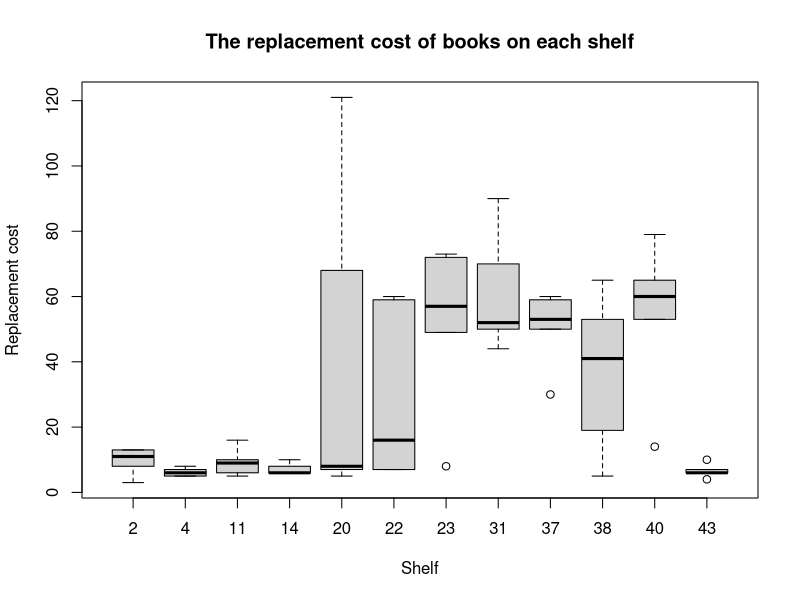

Write R code to recreate this figure. (Note: this script raises an error after producing the figure.)
## Two-stage cluster sampling

data <- read.csv('books.csv',header=TRUE,sep=",")

## a. Draw the boxplot for the replacement costs of books on each shelf
boxplot(data$replace~data$shelf,
        main = "The replacement cost of books on each shelf",
        xlab = "Shelf",ylab = "Replacement cost")

data <- read.csv('books.csv',header=TRUE,sep=",")
head(data)

  
## b. Estimate the total replacement cost for the library 
N <- 44
n <- length(data$shelf)/5
n
mi <- 5

df <- data.frame(data)

shelves <- c("2","4","11","14","20","22","23","31","37","38","40","43")
mshelf <- vector(mode="numeric",length = 0) #average cost per shelf yi
bshelf <- vector(mode="numeric",length = 0) #books number per shelf
cshelf <- vector(mode="numeric",length = 0) #cost per shelf ti

for (i in 1:length(shelves)) {
       shelf <- shelves[i]
       mshelf[shelf] <- mean(data$replace[which(data$shelf==shelf)])
       bshelf[shelf] <- df$Mi[which(df$shelf==shelf)]
       cshelf[shelf] <- mshelf[shelf]*bshelf[shelf]
       }

sumdf <- data.frame(
       "Mean" = mshelf, 
       "TotalCost" = cshelf
       )
sumdf

# Total replacement cost tunb = (N/n)*sum(ti)
tunb <- (N/n)*sum(cshelf)
tunb

# Sample variance of secondary sampling units in primary sampling unit i
si <- c()
for (i in 1:length(shelves)) {
     shelf <- shelves[i]
     m_shelf <- mshelf[shelf]
     
       si_books <- c()  
       for (j in df$replace[which(df$shelf==shelf)]) {
           si_book <- j - m_shelf
           si_books <- c(si_books,si_book^2)
           }
       
         si_shelf <- sum(si_books)/(mi-1)
         si <- c(si,si_shelf)
      }
 
st <- var(cshelf)
st

Vtunb <- N^2*((1-n/N)*(st/n))+(N/n)*sum(1-(mi/Mi))*(Mi^2)*((si^2)/mi)
Vtunb

# Standard error
SEtunb <- sqrt(Vtunb)
SEtunb

# Coefficient of variation
CVt <- SEtunb/tunb
CVt


## c. Estimate the average replacement cost per book
# yr = sum(ti)/sum(Mi)
yr <- sum(cshelf)/sum(Mi)
yr

sr2 <- sum((cshelf - (Mi*yr))^2)/(n-1)
sr2

Vyr <- (1-(n/N))*(sr2/(n*mean(Mi)^2))+ (1/(n*N*(mean(Mi)^2))*(sum(1-(mi/Mi))*(Mi^2)*((si^2)/mi)))
Vyr

# Standard error
SEyr <- sqrt(Vyr)
SEyr

# coefficient of variation
CVy <- SEyr/yr
CVy